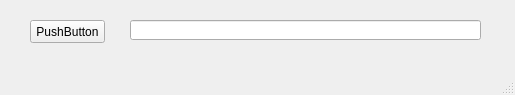
<?xml version="1.0" encoding="UTF-8"?>
<ui version="4.0">
 <class>MainWindow</class>
 <widget class="QMainWindow" name="MainWindow">
  <property name="geometry">
   <rect>
    <x>0</x>
    <y>0</y>
    <width>515</width>
    <height>95</height>
   </rect>
  </property>
  <property name="windowTitle">
   <string>MainWindow</string>
  </property>
  <widget class="QWidget" name="centralwidget">
   <widget class="QPushButton" name="pushButton">
    <property name="geometry">
     <rect>
      <x>30</x>
      <y>20</y>
      <width>75</width>
      <height>23</height>
     </rect>
    </property>
    <property name="text">
     <string>PushButton</string>
    </property>
   </widget>
   <widget class="QLineEdit" name="lineEdit">
    <property name="geometry">
     <rect>
      <x>130</x>
      <y>20</y>
      <width>351</width>
      <height>20</height>
     </rect>
    </property>
   </widget>
  </widget>
  <widget class="QMenuBar" name="menubar">
   <property name="geometry">
    <rect>
     <x>0</x>
     <y>0</y>
     <width>515</width>
     <height>21</height>
    </rect>
   </property>
  </widget>
  <widget class="QStatusBar" name="statusbar"/>
 </widget>
 <resources/>
 <connections/>
</ui>
